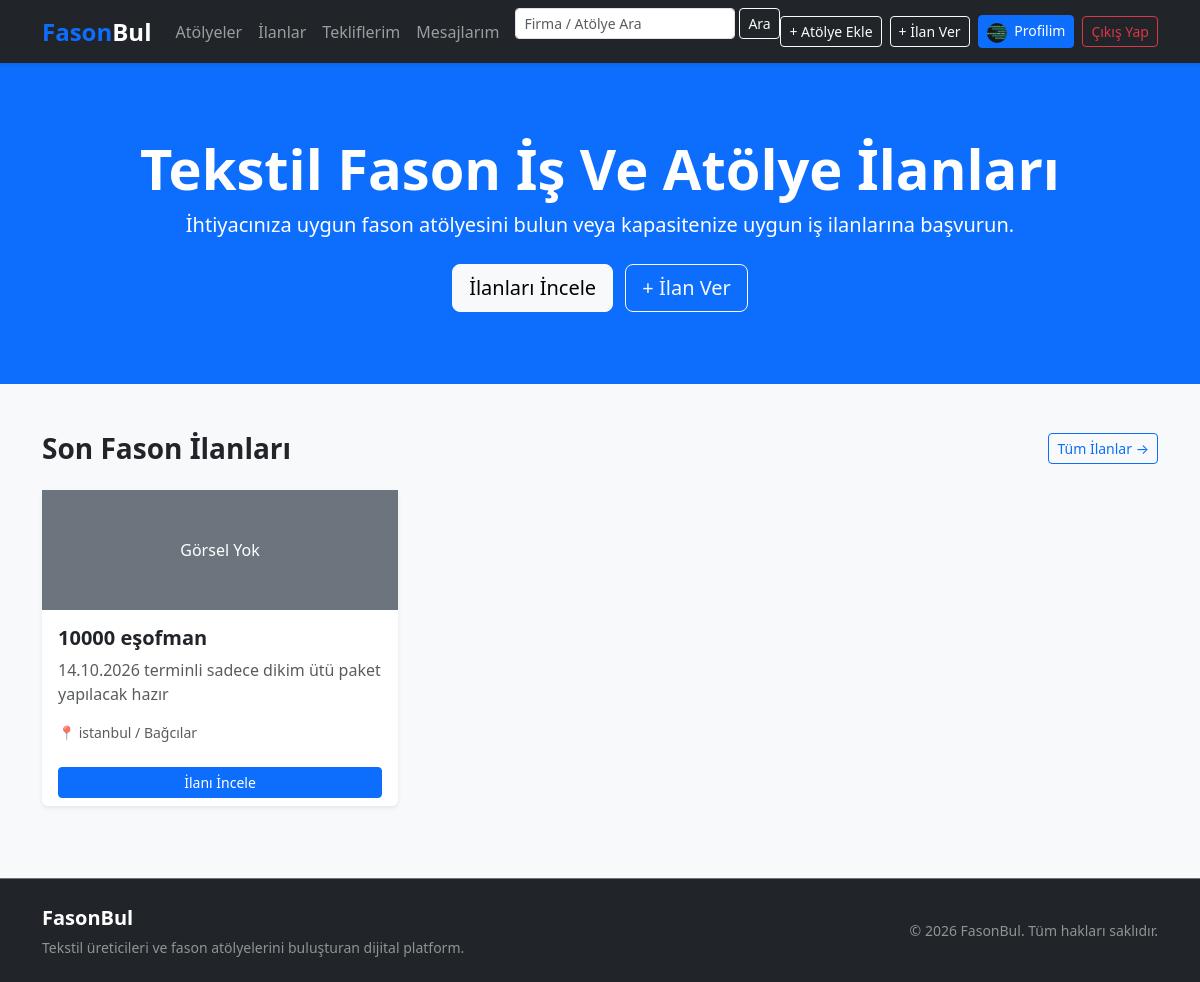
/ (signed in), run on an earlier commit of the app's database.
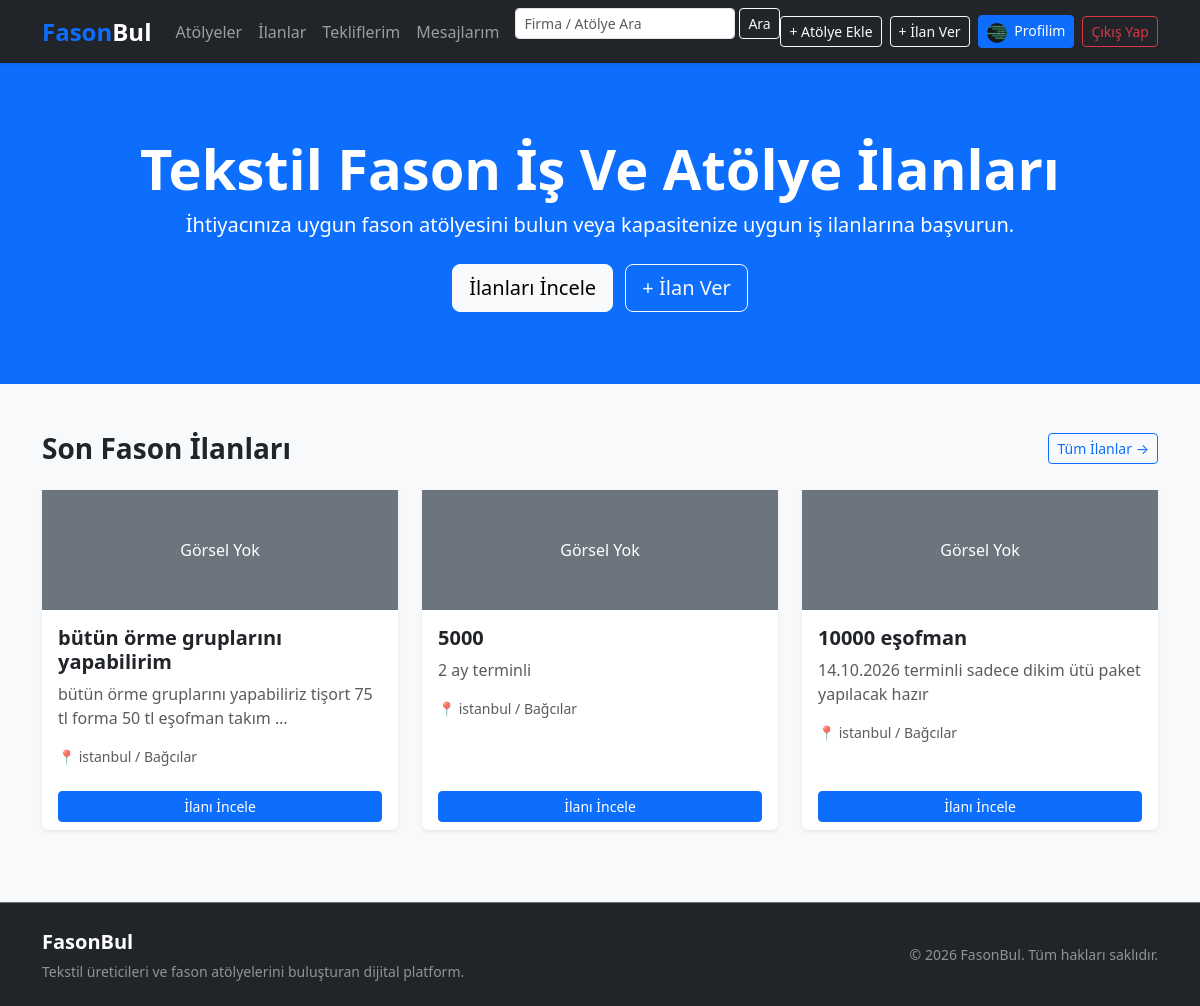
And on a later commit of the database.
### apps/fason_advert/models.py (models this page shows, shortened)
class Advert(models.Model):
    objects = None
    ADVERT_TYPES = (
        ('capacity', 'Atölye Kapasite İlanı (İş Arıyor)'),
        ('job', 'Fason İşi Veren İlanı (Atölye Arıyor)'),
    )
    owner = models.ForeignKey(User, on_delete=models.CASCADE, related_name="adverts", verbose_name="İlan Sahibi")
    category = models.ForeignKey(AdvertCategory, on_delete=models.CASCADE, related_name="adverts", verbose_name="Kategori")
    title = models.CharField(max_length=200, verbose_name="İlan Başlığı")
    slug = models.SlugField(unique=True, blank=True, verbose_name="Slug")
    advert_type = models.CharField(max_length=20, choices=ADVERT_TYPES, default='job', verbose_name="İlan Tipi")
    description = models.TextField(verbose_name="Açıklama")
    city = models.CharField(max_length=50, verbose_name="Şehir")
    district = models.CharField(max_length=50, verbose_name="İlçe")
    quantity = models.PositiveIntegerField(blank=True, null=True, verbose_name="Adet / Kapasite")
    price = models.DecimalField(max_length=10, decimal_places=2, max_digits=10, blank=True, null=True, verbose_name="Birim Fiyat (TL)")
    image = models.ImageField(upload_to="adverts/", blank=True, null=True, verbose_name="Görsel")
    is_active = models.BooleanField(default=True, verbose_name="Aktif mi?")
    created_at = models.DateTimeField(auto_now_add=True, verbose_name="Oluşturulma Tarihi")
    updated_at = models.DateTimeField(auto_now=True, verbose_name="Güncellenme Tarihi")
    class Meta:
        ordering = ['-created_at']
        verbose_name = "Fason İlanı"
        verbose_name_plural = "Fason İlanları"

### apps/mainpage/views.py (the view)
# urls.py: path('', views.index_view, name='index'),
def index_view(request):
    banners = Banner.objects.filter(is_active=True)
    statistics = Statistic.objects.filter(is_active=True)
    latest_adverts = Advert.objects.filter(is_active=True)[:6]
    services = Service.objects.filter(is_active=True)[:4] if hasattr(Service, 'is_active') else Service.objects.all()[
                                                                                                :4]
    latest_posts = Post.objects.filter(is_published=True)[:3] if hasattr(Post, 'is_published') else Post.objects.all()[
                                                                                                    :3]
    context = {
        'banners': banners,
        'statistics': statistics,
        'latest_adverts': latest_adverts,
        'services': services,
        'latest_posts': latest_posts,
    }
    return render(request, 'mainpage/index.html', context)

### templates/mainpage/index.html (shortened to what this page needs)
{% extends 'base.html' %}
{% block content %}
{% if banners %}
<div id="mainCarousel" class="carousel slide mb-5" data-bs-ride="carousel">
    <div class="carousel-inner">
        {% for banner in banners %}
        <div class="carousel-item {% if forloop.first %}active{% endif %}">
            {% if banner.image %}
            <img src="{{ banner.image.url }}" class="d-block w-100" alt="{{ banner.title }}" style="height: 400px; object-fit: cover;">
            {% else %}
            <div class="bg-dark text-white text-center py-5" style="height: 400px; display: flex; flex-direction: column; justify-content: center;">
                <div class="container">
                    <h1 class="display-4 fw-bold">{{ banner.title }}</h1>
                    {% if banner.subtitle %}<p class="lead">{{ banner.subtitle }}</p>{% endif %}
                    {% if banner.button_text %}
                    <a href="{{ banner.button_url|default:'#' }}" class="btn btn-primary btn-lg mt-3">{{ banner.button_text }}</a>
                    {% endif %}
                </div>
            </div>
            {% endif %}
        </div>
        {% endfor %}
    </div>
</div>
{% else %}
<div class="bg-primary text-white text-center py-5 mb-5">
    <div class="container my-4">
        <h1 class="display-4 fw-bold">Tekstil Fason İş Ve Atölye İlanları</h1>
        <p class="lead">İhtiyacınıza uygun fason atölyesini bulun veya kapasitenize uygun iş ilanlarına başvurun.</p>
        <a href="{% url 'workshop:list' %}" class="btn btn-light btn-lg me-2 mt-2">İlanları İncele</a>
        <a href="{% url 'workshop:create' %}" class="btn btn-outline-light btn-lg mt-2">+ İlan Ver</a>
    </div>
</div>
{% endif %}
<div class="container">
    <div class="d-flex justify-content-between align-items-center mb-4">
        <h3 class="fw-bold m-0">Son Fason İlanları</h3>
        <a href="{% url 'workshop:list' %}" class="btn btn-outline-primary btn-sm">Tüm İlanlar &rarr;</a>
    </div>
    <div class="row mb-5">
        {% for advert in latest_adverts %}
        <div class="col-md-4 mb-4">
            <div class="card h-100 border-0 shadow-sm">
                {% if advert.image %}
                <img src="{{ advert.image.url }}" class="card-img-top" alt="{{ advert.title }}" style="height: 180px; object-fit: cover;">
                {% else %}
                <div class="bg-secondary text-white text-center py-5">Görsel Yok</div>
                {% endif %}
                <div class="card-body">
                    <h5 class="card-title fw-bold">{{ advert.title }}</h5>
                    <p class="card-text text-muted">{{ advert.description|default:''|truncatewords:12 }}</p>
                    <small class="text-muted">📍 {{ advert.city }} {% if advert.district %}/ {{ advert.district }}{% endif %}</small>
                </div>
                <div class="card-footer bg-transparent border-0">
                    <a href="#" class="btn btn-sm btn-primary w-100">İlanı İncele</a>
                </div>
            </div>
        </div>
        {% endfor %}
    </div>
</div>
{% endblock %}

What changed in the data, as far as the page shows it:
added Advert: image "Görsel Yok", title "bütün örme gruplarını yapabilirim", description "bütün örme gruplarını yapabiliriz tişort 75 tl forma 50 tl eşofman takım …", city "istanbul", district "Bağcılar"
added Advert: image "Görsel Yok", title "5000", description "2 ay terminli", city "istanbul", district "Bağcılar"
